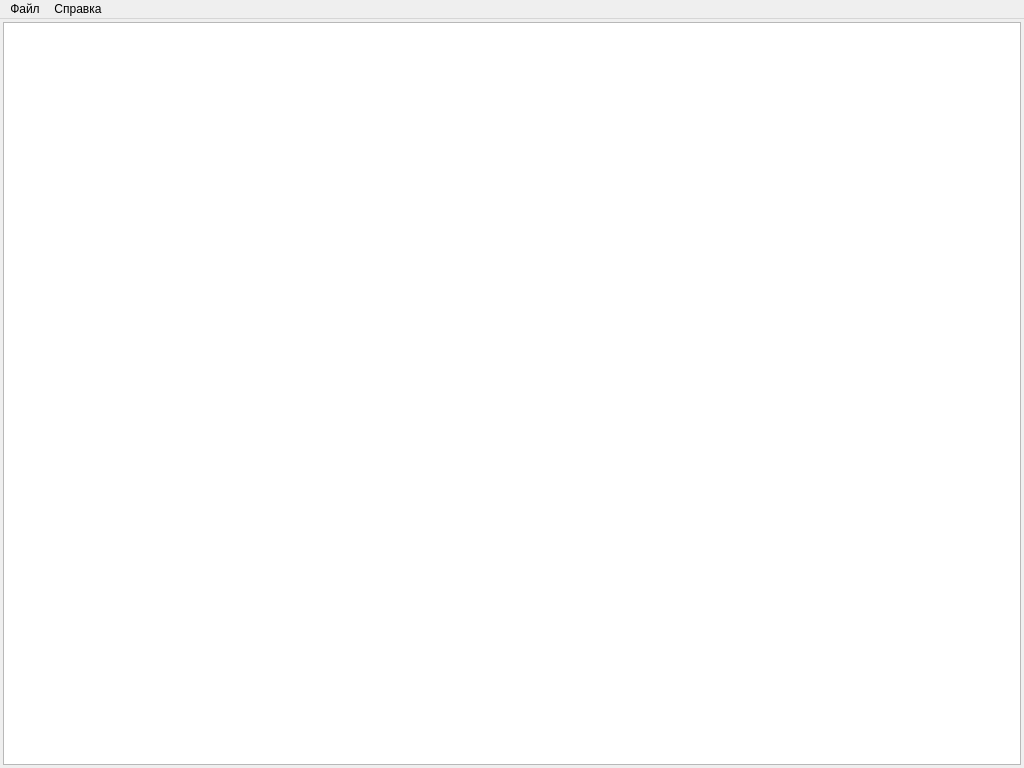
<?xml version="1.0" encoding="UTF-8"?>
<ui version="4.0">
 <class>MainWindow</class>
 <widget class="QMainWindow" name="MainWindow">
  <property name="geometry">
   <rect>
    <x>0</x>
    <y>0</y>
    <width>1024</width>
    <height>768</height>
   </rect>
  </property>
  <property name="windowTitle">
   <string>Блокнот</string>
  </property>
  <property name="windowIcon">
   <iconset resource="res.qrc">
    <normaloff>:/img/img/notepad.png</normaloff>:/img/img/notepad.png</iconset>
  </property>
  <widget class="QWidget" name="centralWidget">
   <layout class="QGridLayout" name="gridLayout">
    <property name="leftMargin">
     <number>3</number>
    </property>
    <property name="topMargin">
     <number>3</number>
    </property>
    <property name="rightMargin">
     <number>3</number>
    </property>
    <property name="bottomMargin">
     <number>3</number>
    </property>
    <item row="0" column="0">
     <widget class="QTextEdit" name="textEdit">
      <property name="autoFillBackground">
       <bool>false</bool>
      </property>
      <property name="locale">
       <locale language="Russian" country="Russia"/>
      </property>
     </widget>
    </item>
   </layout>
  </widget>
  <widget class="QMenuBar" name="menuBar">
   <property name="geometry">
    <rect>
     <x>0</x>
     <y>0</y>
     <width>1024</width>
     <height>21</height>
    </rect>
   </property>
   <widget class="QMenu" name="menu">
    <property name="title">
     <string>Файл</string>
    </property>
    <addaction name="action_create"/>
    <addaction name="action_open"/>
    <addaction name="action_save"/>
    <addaction name="action_save_as"/>
    <addaction name="action_exit"/>
   </widget>
   <widget class="QMenu" name="menu_2">
    <property name="title">
     <string>Справка</string>
    </property>
    <addaction name="action_info"/>
   </widget>
   <addaction name="menu"/>
   <addaction name="menu_2"/>
  </widget>
  <action name="action_create">
   <property name="text">
    <string>Создать</string>
   </property>
  </action>
  <action name="action_open">
   <property name="text">
    <string>Открыть...</string>
   </property>
  </action>
  <action name="action_save">
   <property name="text">
    <string>Сохранить</string>
   </property>
  </action>
  <action name="action_save_as">
   <property name="text">
    <string>Сохранить как...</string>
   </property>
  </action>
  <action name="action_exit">
   <property name="text">
    <string>Выход</string>
   </property>
  </action>
  <action name="action_info">
   <property name="text">
    <string>О программе</string>
   </property>
  </action>
 </widget>
 <layoutdefault spacing="6" margin="11"/>
 <resources>
  <include location="res.qrc"/>
 </resources>
 <connections/>
</ui>
